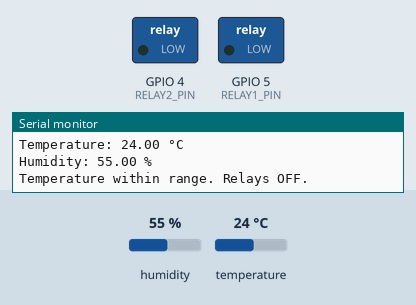
The sketch below on a simulated ESP32. Parts: switched loads named in the sketch (green lamp = pin HIGH), the last lines printed to the serial monitor. The inputs (shaded band) are chosen by the test bench; at power-on: temperature 24 °C, humidity 55 %.

Above: at 2.8 s.
2.9 s: temperature set to 19 °C
5.6 s: temperature set to 16 °C
At 7.5 s:
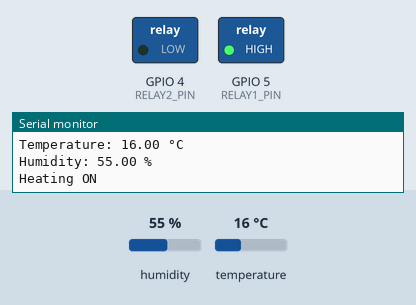
8.3 s: temperature set to 41 °C
At 11.2 s:
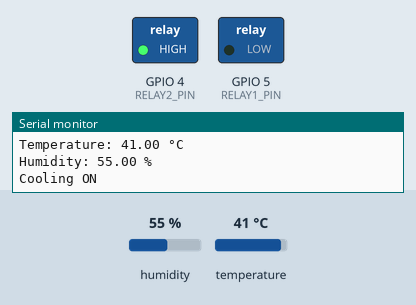
11.5 s: temperature set to 39 °C
At 13.2 s:
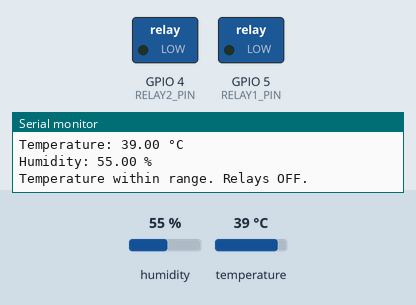
14.2 s: temperature set to 12 °C
At 17.1 s:
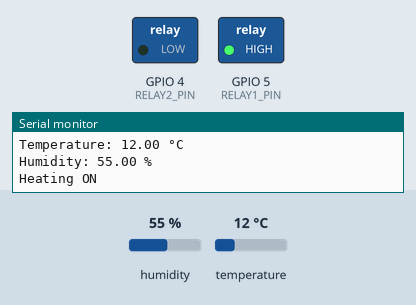
Timing chart, 0 to 18.6 s (numbered marks = the images above; inputs shaded):
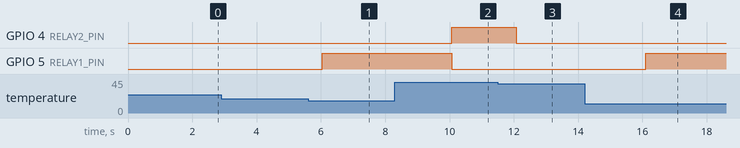

Measured:
- the behaviour switches between 18 and 17 °C on temperature (found by bisection; images 0 and 1)
- the behaviour switches between 41 and 40 °C on temperature (found by bisection; images 2 and 3)
- after the input at 5.6 s, GPIO 5 (RELAY1_PIN): LOW → HIGH after 0.45 s
- after the input at 8.3 s, GPIO 4 (RELAY2_PIN): LOW → HIGH after 1.8 s; GPIO 5 (RELAY1_PIN): HIGH → LOW after 1.8 s
- after the input at 11.5 s, GPIO 4 (RELAY2_PIN): HIGH → LOW after 0.58 s
- after the input at 14.2 s, GPIO 5 (RELAY1_PIN): LOW → HIGH after 1.9 s

The sketch:

esp32-wroom.ino
```cpp
#include <Wire.h>
#include "DHTesp.h"


DHTesp dht;                       // Create DHT object
int dhtPin = 2;                  // GPIO 15 for the DHT11 sensor
#define RELAY1_PIN 5              // Relay 1 pin (Heating) - GPIO 2
#define RELAY2_PIN 4              // Relay 2 pin (Cooling) - GPIO 4

void setup() {
         // Attach the I2C pins (SDA, SCL)
  dht.setup(dhtPin, DHTesp::DHT11); // Attach the DHT pin and initialize it

  pinMode(RELAY1_PIN, OUTPUT);    // Set relay 1 as output
  pinMode(RELAY2_PIN, OUTPUT);    // Set relay 2 as output

  // Initialize relays to OFF state
  digitalWrite(RELAY1_PIN, LOW);
  digitalWrite(RELAY2_PIN, LOW);

  Serial.begin(115200);           // Initialize Serial Monitor with baud rate 115200
}

void loop() {
flag: TempAndHumidity DHT = dht.getTempAndHumidity();
  if (dht.getStatus() != 0) {       // Determine if the read is successful, and if it fails, go back to flag and re-read the data
    goto flag;
  }

  // Print temperature and humidity to the Serial Monitor
  Serial.print("Temperature: ");
  Serial.print(DHT.temperature);
  Serial.println(" °C");
  Serial.print("Humidity: ");
  Serial.print(DHT.humidity);
  Serial.println(" %");

  // Relay control logic
  if (DHT.temperature < 18) {       // If temperature is below 18°C
    digitalWrite(RELAY1_PIN, HIGH); // Turn ON Relay 1 (Heating)
    digitalWrite(RELAY2_PIN, LOW);  // Turn OFF Relay 2
    Serial.println("Heating ON");
  } else if (DHT.temperature > 40) { // If temperature is above 40°C
    digitalWrite(RELAY1_PIN, LOW);  // Turn OFF Relay 1
    digitalWrite(RELAY2_PIN, HIGH); // Turn ON Relay 2 (Cooling)
    Serial.println("Cooling ON");
  } else {
    // If temperature is within the range, turn off both relays
    digitalWrite(RELAY1_PIN, LOW);
    digitalWrite(RELAY2_PIN, LOW);
    Serial.println("Temperature within range. Relays OFF.");
  }

  delay(2000); // Wait for 2 seconds before the next reading
}
```
